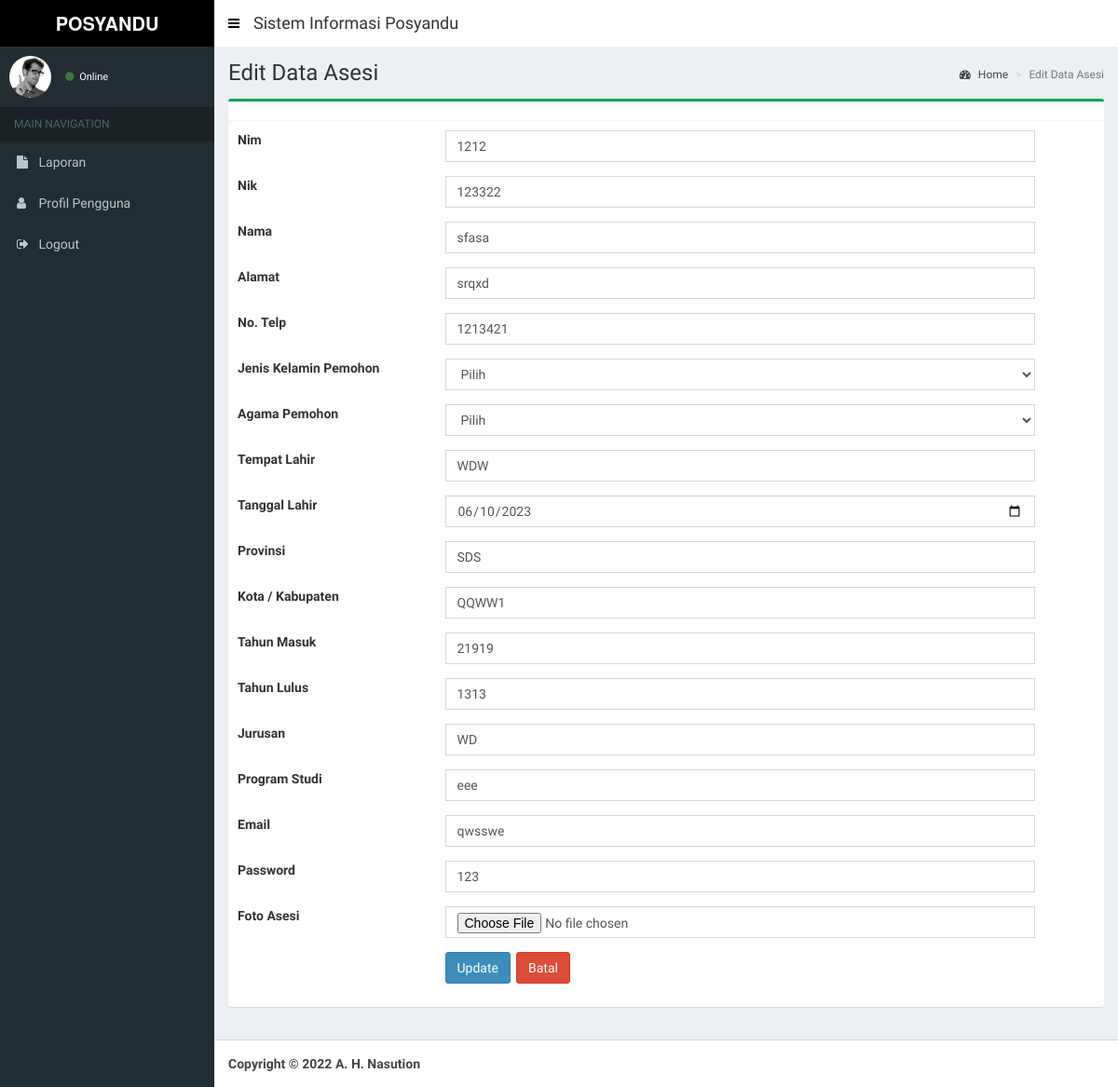
The app's page /asesi/edit/4, older data.
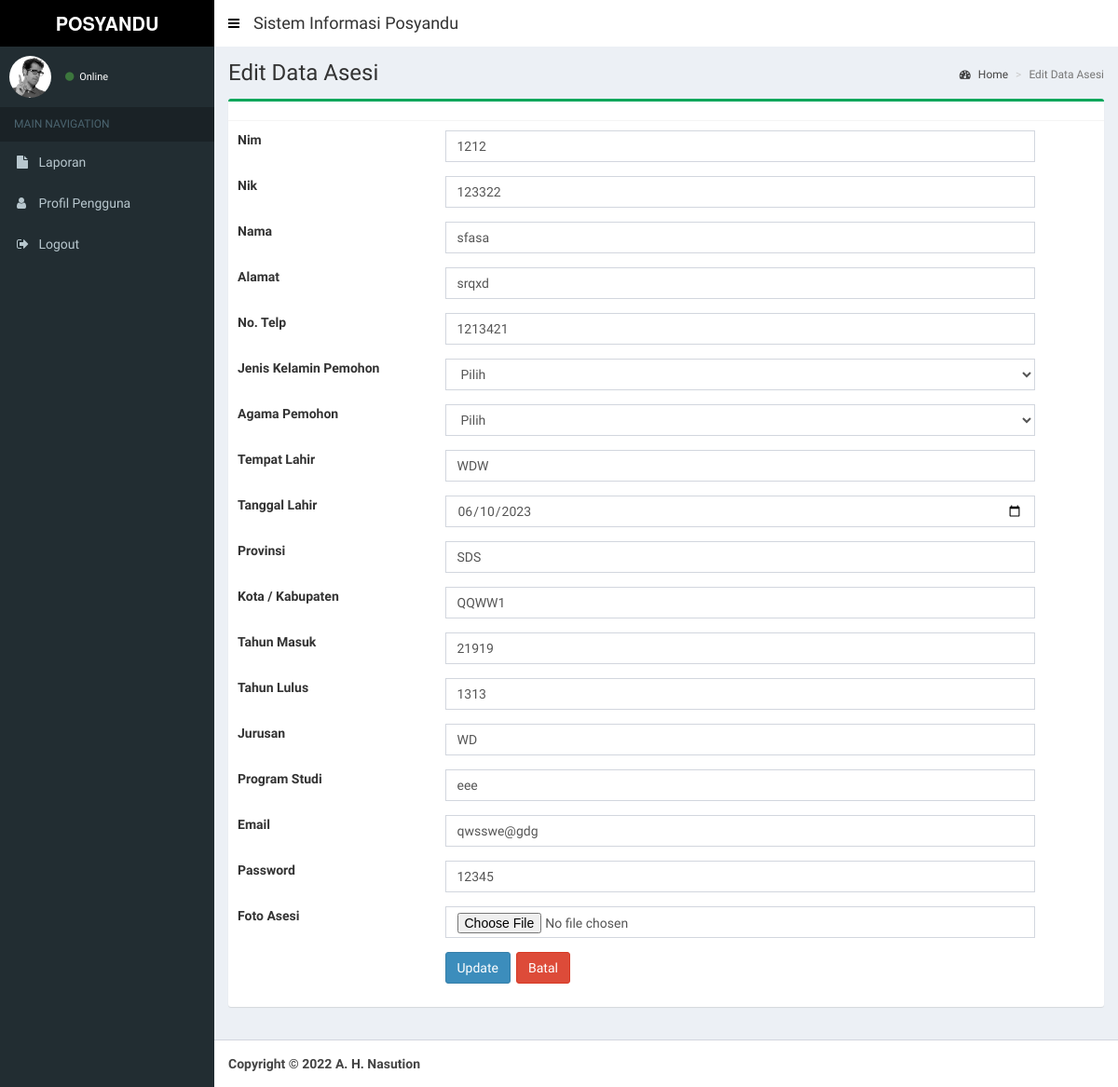
The same page, newer data.
### tables this page shows
CREATE TABLE `tbl_asesi` (
  `id_asesi` int NOT NULL,
  `nim_asesi` varchar(50) NOT NULL,
  `nik_asesi` varchar(50) NOT NULL,
  `nama_asesi` varchar(50) NOT NULL,
  `alamat_asesi` varchar(50) NOT NULL,
  `notlp_asesi` varchar(50) NOT NULL,
  `jeniskelamin_asesi` varchar(50) NOT NULL,
  `agama_asesi` varchar(50) NOT NULL,
  `tempatlahir_asesi` varchar(50) NOT NULL,
  `tanggallahir_asesi` varchar(50) NOT NULL,
  `provinsi_asesi` varchar(50) NOT NULL,
  `kotakab_asesi` varchar(50) NOT NULL,
  `tahunmasuk_asesi` varchar(50) NOT NULL,
  `tahunlulus_asesi` varchar(50) NOT NULL,
  `jurusan_asesi` varchar(50) NOT NULL,
  `programstudi_asesi` varchar(50) NOT NULL,
  `email_asesi` varchar(50) NOT NULL,
  `password_asesi` varchar(50) NOT NULL,
  `foto_asesi` text NOT NULL
);

### application/views/layout/v_content.php (called while the page is built, shortened)
 	<?php
	if ($content)
	{
		$this->load->view($content);
	}
?>

### application/controllers/Asesi.php (called while the page is built, shortened)
<?php
class Asesi extends CI_Controller {
	public function __construct()
	{
		$this->load->model('Asesi_model', 'asesi');
		$this->load->helper('tgl_indo');
		$this->load->helper('security');
	}
	public function edit($id)
	{
		$cek = $this->asesi->detail($id)->row_array();
		if($cek == null){
			$this->session->set_flashdata('error', '<i class="fa fa-warning"></i> Peringatan! Data tidak ditemukan');
			redirect(base_url('asesi'),'refresh');
		}else{
			$data = array(
				'title'			=> 'LSP',
				'judul'			=> 'Edit Data Asesi',
				'data' 			=> 	$this->asesi->detail($id)->row_array(),
				'content'		=> 'asesi/v_edit',
				'ajax'	 		=> 'asesi/v_ajax'
			);
			$this->load->view('layout/v_wrapper', $data, FALSE);
		}
	}
}

### index.php (called while the page is built, shortened)
<?php
require_once BASEPATH.'core/CodeIgniter.php';

### application/models/Asesi_model.php (called while the page is built, shortened)
<?php
class Asesi_model extends CI_Model {
	public function detail($id)
	{
		$this->db->select('*');
		$this->db->from('tbl_asesi');
		$this->db->where('id_asesi', $id);
		$query = $this->db->get();
		return $query;
	}
}

### application/views/asesi/v_edit.php (the view, shortened to what the changed rows need)
<section class="content-header">
  <h1>
    <?= $judul ?>
  </h1>
</section>
<section class="content">
  <div class="row">
    <div class="col-md-12">
      <div class="box box-success">
        <form action="<?php echo base_url() ?>asesi/update" method="post" enctype="multipart/form-data">
          <div class="box-body">
            <div class="row">
                <div class="form-group">
                  <div class="input-group col-md-8">
                      <input type="number" class="form-control" placeholder="Nim" name="nim_asesi" value="<?= $data['nim_asesi'] ?>" required>
                  </div>
                </div>
                <div class="form-group">
                  <div class="input-group col-md-8">
                      <input type="number" class="form-control" placeholder="Nik" name="nik_asesi" value="<?= $data['nik_asesi'] ?>" required>
                  </div>
                </div>
                <div class="form-group">
                  <div class="input-group col-md-8">
                      <input type="text" class="form-control" placeholder="Nama Asesi" name="nama_asesi" value="<?= $data['nama_asesi'] ?>" required>
                  </div>
                </div>
                <div class="form-group">
                  <div class="input-group col-md-8">
                      <input type="text" class="form-control" placeholder="Alamat" name="alamat_asesi" value="<?= $data['alamat_asesi'] ?>" required>
                  </div>
                </div>
                <div class="form-group">
                  <div class="input-group col-md-8">
                      <input type="number" class="form-control" placeholder="No. Telp" name="notlp_asesi" value="<?= $data['notlp_asesi'] ?>" required>
                  </div>
                </div>
                <div class="form-group">
                  <div class="input-group col-md-8">
                      <input type="text" class="form-control" placeholder="Tempat Lahir" name="tempatlahir_asesi" value="<?= $data['tempatlahir_asesi'] ?>" required>
                  </div>
                </div>
                <div class="form-group">
                  <div class="input-group col-md-8">
                      <input type="date" class="form-control" placeholder="Tanggal Lahir" name="tanggallahir_asesi" value="<?= $data['tanggallahir_asesi'] ?>" required>
                  </div>
                </div>
                <div class="form-group">
                  <div class="input-group col-md-8">
                      <input type="text" class="form-control" placeholder="Provinsi" name="provinsi_asesi" value="<?= $data['provinsi_asesi'] ?>" required>
                  </div>
                </div>
                <div class="form-group">
                  <div class="input-group col-md-8">
                      <input type="text" class="form-control" placeholder="Kota / Kabupaten" name="kotakab_asesi" value="<?= $data['kotakab_asesi'] ?>" required>
                  </div>
                </div>
                <div class="form-group">
                  <div class="input-group col-md-8">
                      <input type="number" class="form-control" placeholder="Tahun Masuk" name="tahunmasuk_asesi" value="<?= $data['tahunmasuk_asesi'] ?>" required>
                  </div>
                </div>
                <div class="form-group">
                  <div class="input-group col-md-8">
                      <input type="number" class="form-control" placeholder="Tahun Lulus" name="tahunlulus_asesi" value="<?= $data['tahunlulus_asesi'] ?>" required>
                  </div>
                </div>
                <div class="form-group">
                  <div class="input-group col-md-8">
                      <input type="text" class="form-control" placeholder="Jurusan" name="jurusan_asesi" value="<?= $data['jurusan_asesi'] ?>" required>
                  </div>
                </div>
                <div class="form-group">
                  <div class="input-group col-md-8">
                      <input type="text" class="form-control" placeholder="Program Studi" name="programstudi_asesi" value="<?= $data['programstudi_asesi'] ?>" required>
                  </div>
                </div>
                <div class="form-group">
                  <div class="input-group col-md-8">
                      <input type="email" class="form-control" placeholder="Email" name="email_asesi" value="<?= $data['email_asesi'] ?>" required>
                  </div>
                </div>
                <div class="form-group">
                  <div class="input-group col-md-8">
                      <input type="text" class="form-control" placeholder="Password" name="password_asesi" value="<?= $data['password_asesi'] ?>" required>
                  </div>
                </div>
            </div>
          </div>
        </form>
      </div>
    </div>
  </div>
</section>

Row changes from the older to the newer data that the page shows:
changed tbl_asesi "sfasa": email_asesi "qwsswe" → "qwsswe@gdg"; password_asesi "123" → "12345"
